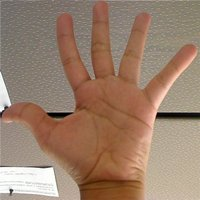
//> input picture CppImageProcessing/images/Back_Projection_Theory0.jpg, 200 x 200 px
$ ./image_moments ../images/Back_Projection_Theory0.jpg   (built with g++ and OpenCV 4)
//> lines starting //> are read from the running program, lines starting //| are printed output that depends on the picture; after the words box and inside, x2 and y2 are one past the last pixel; in counts of white or black regions, pixels touching at a corner belong together
/**
 * @brief Goal
 * 1. use the OpenCV function cv::moments
 * 2. use the OpenCV function cv::contourArea
 * 3. use the OpenCV function cv::arcLength
 *
 * @author Wei Li (weili_yzzcq@163.com)
 * @date 2023-05-05
 * @version Samples of OpenCV 4.7
 *
 */

#include <opencv2/imgproc.hpp>
#include <opencv2/highgui.hpp>
#include <opencv2/core/utils/logger.hpp>

#include <iostream>
#include <vector>
#include <iomanip>

// global variables
cv::Mat src_gray_img;
int threshold_value = 100;
cv::RNG rng(42);

void threshold_callback(int, void *);

/**
 * @brief main function and the programm entry.
 */
int main(int argc, char const *argv[])
{
    cv::utils::logging::setLogLevel(
        cv::utils::logging::LogLevel::LOG_LEVEL_ERROR);
    /* -------------------------------------------------- */
    const char *keys = "{@input | Moments_Source_Image.jpg | input image}";
    cv::CommandLineParser parser(argc, argv, keys);
    cv::Mat src_img = cv::imread(cv::samples::findFile(
        parser.get<cv::String>("@input")));
//> src_img is the input picture: 200 rows x 200 cols, CV_8UC3; mean B, G, R 107.8, 127.1, 154.3
    if (src_img.empty())
    {
        std::cout << "[Error] Could not open or find the image.\n"
                  << std::endl;
        std::cout << "Usage: " << argv[0] << " <input image>" << std::endl;
        return EXIT_FAILURE;
    }

    cv::cvtColor(src_img, src_gray_img, cv::COLOR_BGR2GRAY);
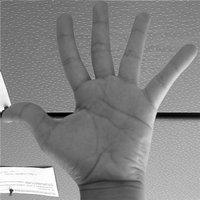
//> src_gray_img: 200 rows x 200 cols, CV_8UC1; min 0, max 255, mean 133.1
    cv::blur(src_gray_img, src_gray_img, cv::Size(3, 3));

    const char *source_window = "Source";
    cv::namedWindow(source_window);
    cv::imshow(source_window, src_img);

    const int max_threshold = 255;
    cv::createTrackbar("Canny threshold:", source_window,
                       &threshold_value, max_threshold, threshold_callback);

    threshold_callback(0, 0);

    cv::waitKey(0);

    return 0;
}

void threshold_callback(int, void *)
{
    cv::Mat canny_output;
    cv::Canny(src_gray_img, canny_output, threshold_value, threshold_value * 2);
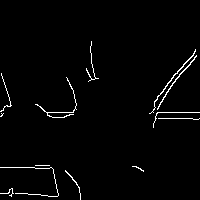
//> canny_output: 200 rows x 200 cols, CV_8UC1; 1.9% white in thin lines or dots, all inside (x1, y1, x2, y2) = (0, 41, 200, 200)

    std::vector<std::vector<cv::Point>> contours;
    cv::findContours(canny_output, contours,
                     cv::RETR_TREE, cv::CHAIN_APPROX_SIMPLE,
                     cv::Point(0, 0));
//> contours = 13 contours, 11 with area under 20; largest, box (x1, y1, x2, y2) and area: (149, 49, 196, 114) 40, (157, 55, 197, 110) 39

    std::vector<cv::Moments> mu_img(contours.size());
//> mu_img = 13 items
    for (size_t i = 0; i < contours.size(); ++i)
    {
        mu_img[i] = cv::moments(contours[i]);
    }
//> this loop made 13 passes

    std::vector<cv::Point2f> mc_img(contours.size());
    for (size_t i = 0; i < contours.size(); ++i)
    {
        // add 1e-5 to avoid division by zero
        mc_img[i] = cv::Point2f(static_cast<float>(mu_img[i].m10 /
                                                   (mu_img[i].m00 + 1e-5)),
                                static_cast<float>(mu_img[i].m01 /
                                                   (mu_img[i].m00 + 1e-5)));

        std::cout << "mc_img[" << i << "] = " << mc_img[i] << "\n";
    }

    cv::Mat drawing = cv::Mat::zeros(canny_output.size(), CV_8UC3);
    for (size_t i = 0; i < contours.size(); i++)
    {
        cv::Scalar color = cv::Scalar(rng.uniform(0, 256),
                                      rng.uniform(0, 256),
                                      rng.uniform(0, 256));

        cv::drawContours(drawing, contours, (int)i, color, 2);

        cv::circle(drawing, mc_img[i], 4, color, -1);
    }
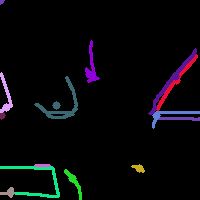
//> drawing: 200 rows x 200 cols, CV_8UC3; mean B, G, R 9.2, 6.9, 7.1
    cv::imshow("Contours", drawing);

    std::cout << "\t Info: Area and Contour Length \n";
    for (size_t i = 0; i < contours.size(); i++)
    {
        std::cout << " * Contour[" << i << "] - Area (M_00) = "
                  << std::fixed << std::setprecision(2) << mu_img[i].m00
                  << " - Area OpenCV: " << contourArea(contours[i])
                  << " - Length: " << arcLength(contours[i], true)
                  << "\n";
    }
}

$ run again, on CppImageProcessing/images/Histogram_Comparison_1.jpg
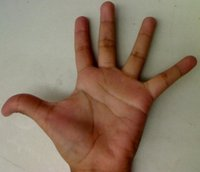
//> input picture CppImageProcessing/images/Histogram_Comparison_1.jpg, 200 x 172 px
//> src_img is the input picture: 172 rows x 200 cols, CV_8UC3; mean B, G, R 101.1, 120.5, 140.6
//> in threshold_callback, `cv::Canny(src_gray_img, canny_output, threshold_value, threshold_value..`:
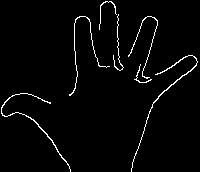
//> canny_output: 172 rows x 200 cols, CV_8UC1; 2.6% white in thin lines or dots
//> contours = 7 contours, 5 with area under 20; largest, box (x1, y1, x2, y2) and area: (131, 55, 198, 172) 62, (1, 93, 71, 172) 57
//> mu_img = 7 items
//> the loop in threshold_callback, `for (size_t i = 0; i < contours.size(); ++i)` made 7 passes
//> the loop in threshold_callback, `for (size_t i = 0; i < contours.size(); i++)` made 7 passes
//> after the loop in threshold_callback, `for (size_t i = 0; i < contours.size(); i++)`:
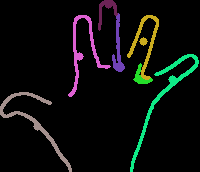
//> drawing: 172 rows x 200 cols, CV_8UC3; mean B, G, R 11.7, 13.5, 11.7
